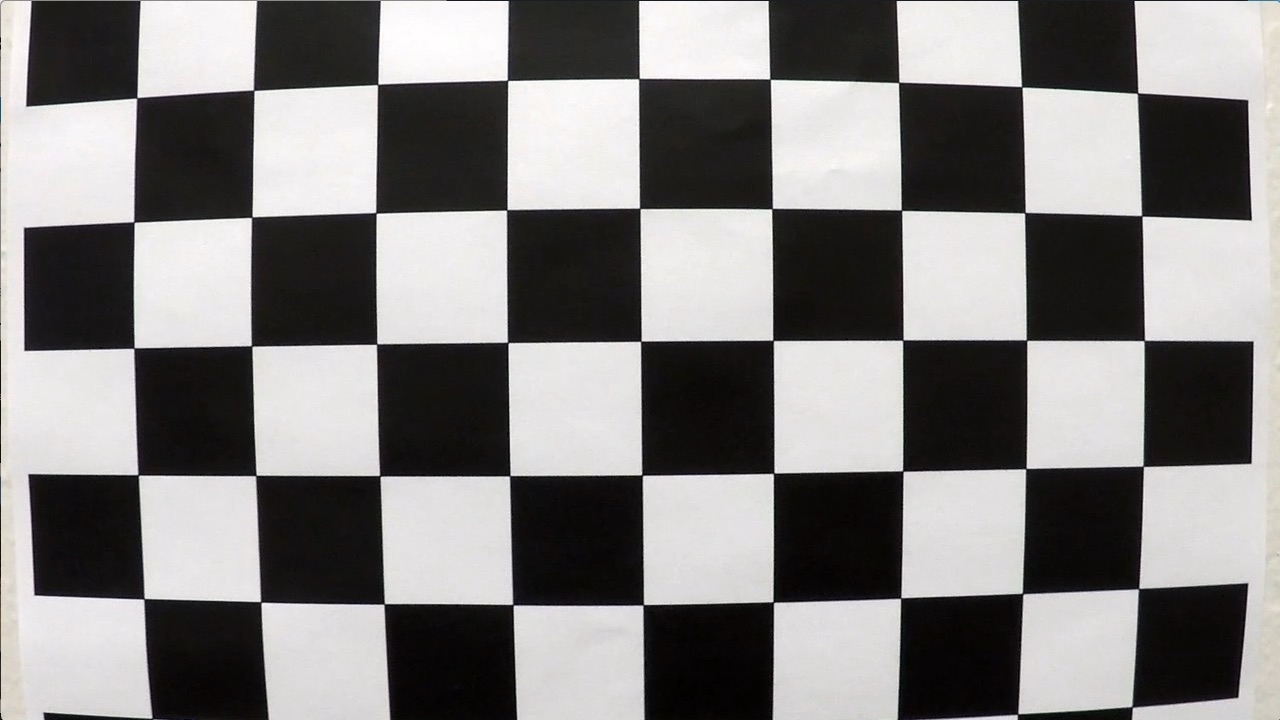
#> input picture camera_cal/calibration1.jpg, 1280 x 720 px; its folder holds 5 pictures in this run
$ python camera_calibration.py   (older library calls are emulated)
#> lines starting #> are read from the running program, lines starting #| are printed output that depends on the picture; after the words box and inside, x2 and y2 are one past the last pixel; in counts of white or black regions, pixels touching at a corner belong together
### helper_funcs.py
import os

import cv2
import matplotlib.pyplot as plt
import numpy as np


# Visualization helper function
def visualize_image_transformation(before_img, before_img_title, after_img, after_img_title):
    f, (ax1, ax2) = plt.subplots(1, 2, figsize=(20, 10))
    ax1.imshow(before_img)
    ax1.set_title(before_img_title, fontsize=20)
    ax2.imshow(after_img)
    ax2.set_title(after_img_title, fontsize=20)
    fig_path = "./examples/" + before_img_title.replace(" ", "_") + "_vs_" + after_img_title.replace(" ", "_") + ".jpg"
    plt.savefig(fig_path)


# [590 lines left out: functions abs_sobel_thresh, mag_threshold, dir_threshold, color_channel_threshold, select_color_threshold, apply_multiple_thresholds and 12 more, not called in this run]

### camera_calibration.py
import glob
import pickle

import cv2
import numpy as np

from helper_funcs import visualize_image_transformation

# Calibration points
nx = 9  # Number of inside corners in a row
ny = 6  # Number of inside corners in a column

# Prepare object points, like (0,0,0), (1,0,0), (2,0,0) ....,(6,5,0)
objp = np.zeros((nx * ny, 3), np.float32)
objp[:, :2] = np.mgrid[0:nx, 0:ny].T.reshape(-1, 2)

# Arrays to store object points and image points from all the images.
objpoints = []  # 3d points in real world space
imgpoints = []  # 2d points in image plane.

# Make a list of calibration images
images = glob.glob('camera_cal/calibration*.jpg')

# Step through the list and search for chessboard corners
for idx, fname in enumerate(images):
    img = cv2.imread(fname)
#> img is the input picture: shape (720, 1280, 3); mean B, G, R 127.8, 128.4, 130.1
    gray = cv2.cvtColor(img, cv2.COLOR_BGR2GRAY)

    # Find the chessboard corners
    ret, corners = cv2.findChessboardCorners(gray, (nx, ny), None)
#> ret = False; corners = None

    # If found, add object points, image points
    if ret == True:
        objpoints.append(objp)
        imgpoints.append(corners)

        # Draw and display the corners
        cv2.drawChessboardCorners(img, (nx, ny), corners, ret)
        cv2.imshow('img', img)
        cv2.waitKey(500)
#> pass 2 of the loop `for idx, fname in enumerate(images):`:
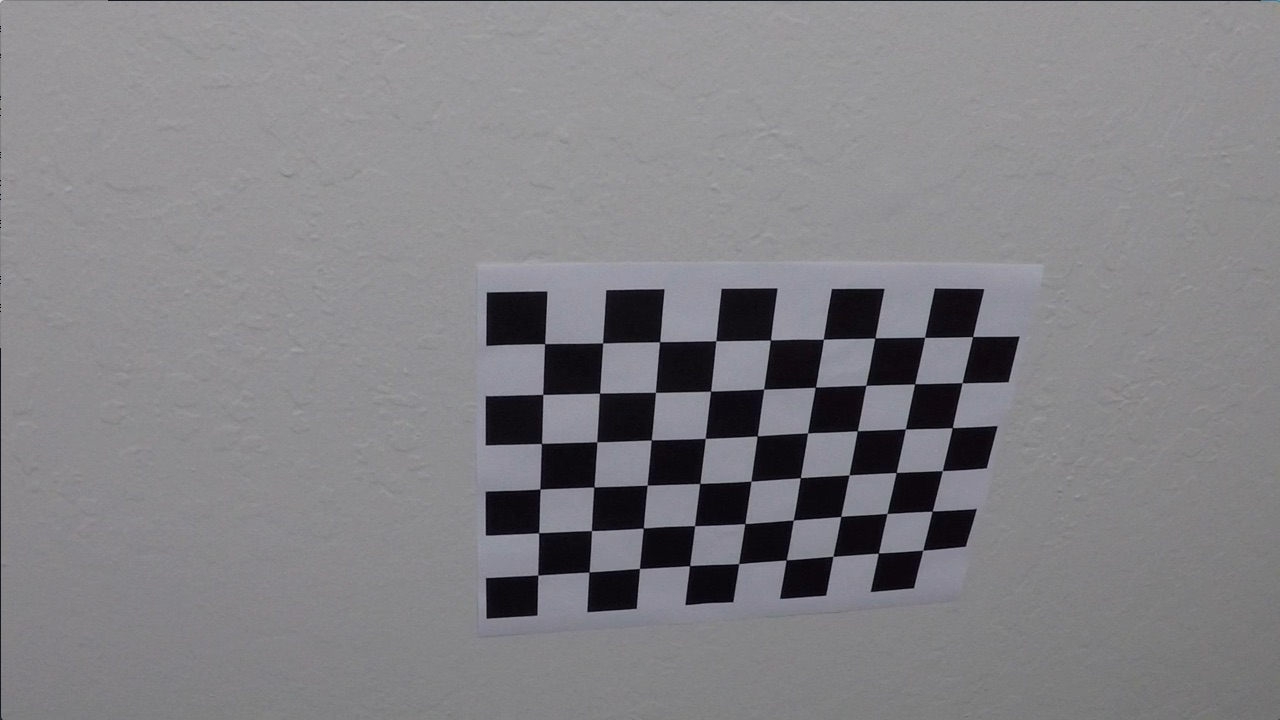
#> input picture camera_cal/calibration10.jpg, 1280 x 720 px
#> img is the input picture: shape (720, 1280, 3); mean B, G, R 133.1, 129.4, 130.2
#> ret = True; corners = 54 rows, first 8: [545.3, 343.1], [602.7, 342.8], [660.1, 341.3], [715.8, 340.7], [770.6, 340], [823.5, 339.2], [874.3, 338.5], [925.1, 337.4]
#> `cv2.drawChessboardCorners(img, (nx, ny), corners, ret)`:
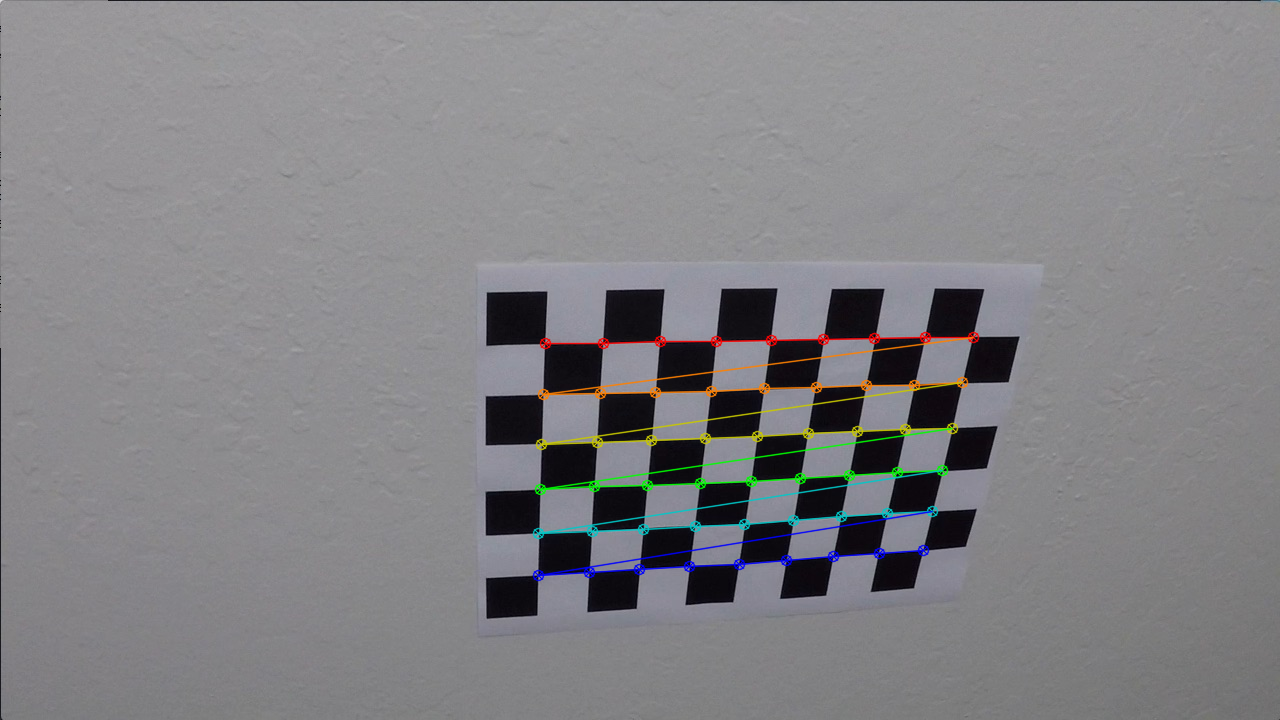
#> img: shape (720, 1280, 3); 1.91% of pixels changed, all inside (x1, y1, x2, y2) = (532, 331, 980, 582)
#> pass 3 of the loop `for idx, fname in enumerate(images):`:
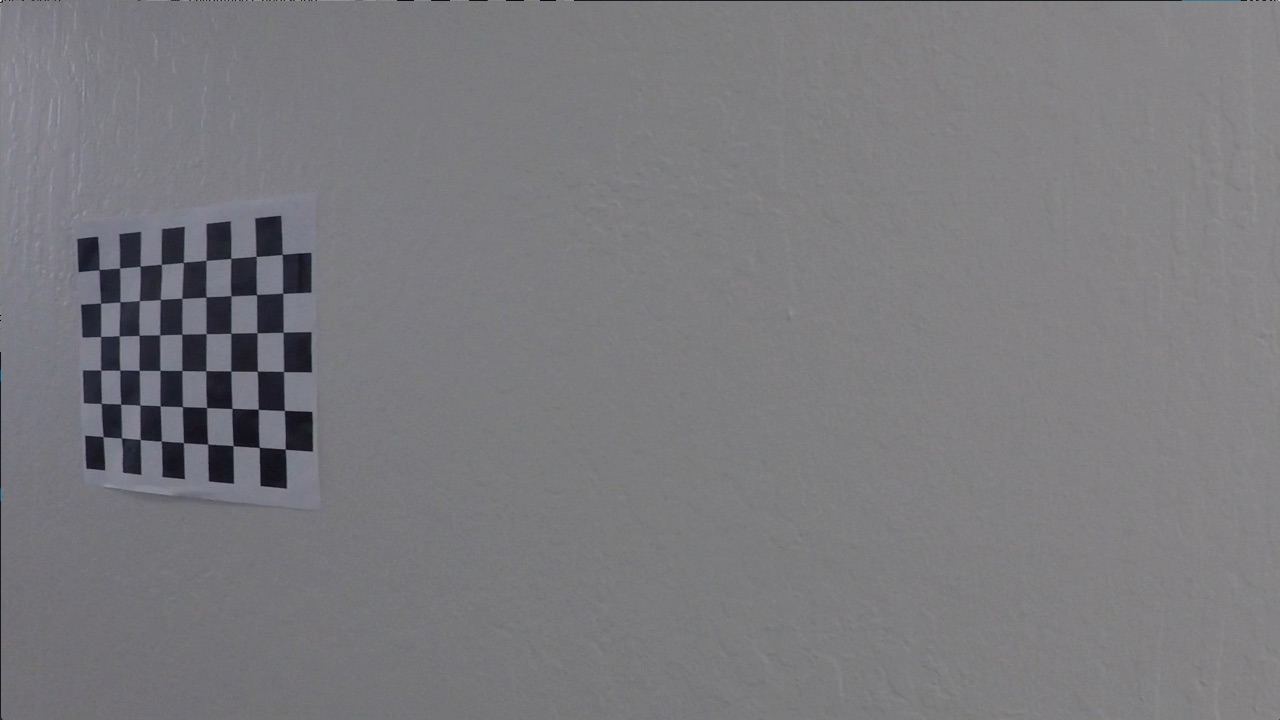
#> input picture camera_cal/calibration11.jpg, 1280 x 720 px
#> img is the input picture: shape (720, 1280, 3); mean B, G, R 125.2, 121.7, 122.2
#> corners = 54 rows, first 8: [99.22, 269.6], [119.6, 268], [140.1, 266.1], [161.3, 264.5], [183.3, 262.5], [206.1, 260.3], [230.7, 258.2], [256.2, 256.3]
#> `cv2.drawChessboardCorners(img, (nx, ny), corners, ret)`:
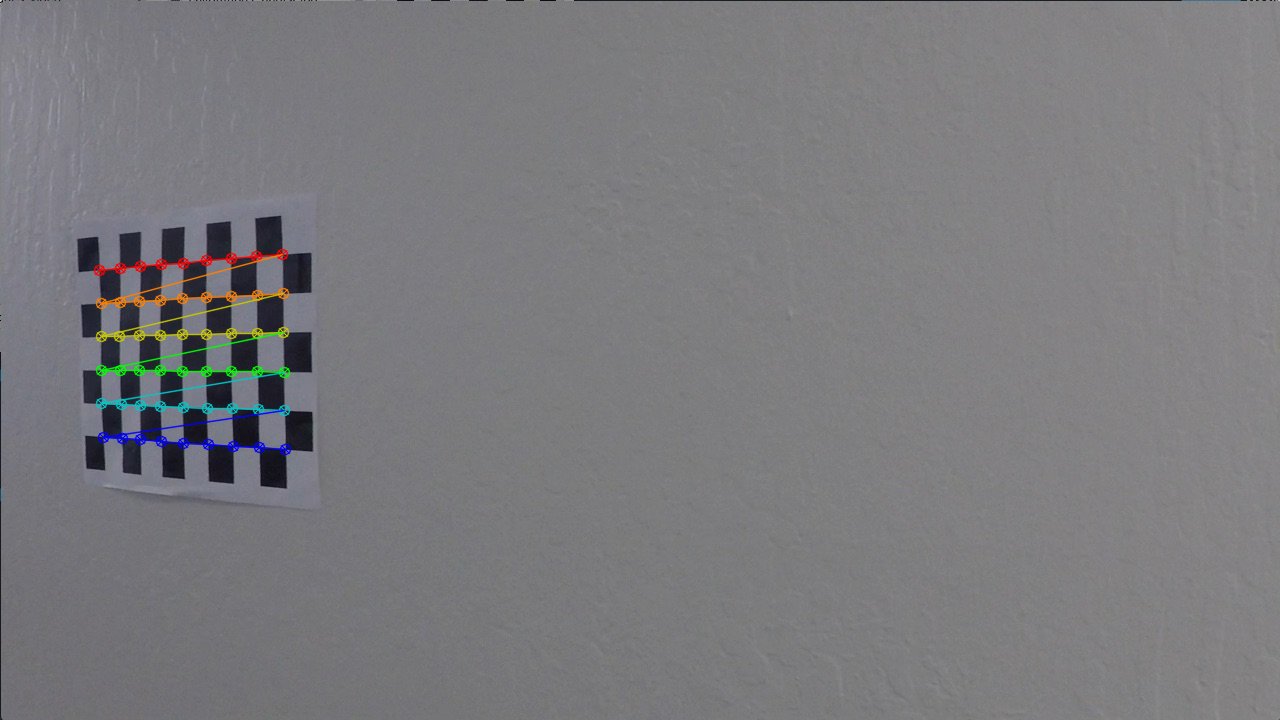
#> img: shape (720, 1280, 3); 1.11% of pixels changed, all inside (x1, y1, x2, y2) = (93, 248, 292, 456)
#> the loop made 5 passes; the first 3 are shown

cv2.destroyAllWindows()

# Test undistortion on one image
cal_img = cv2.imread('camera_cal/calibration1.jpg')
img_size = (cal_img.shape[1], cal_img.shape[0])
#> img_size = (1280, 720)

# Do calibration given object points and image points
ret, mtx, dist, rvecs, tvecs = cv2.calibrateCamera(objpoints, imgpoints, img_size, None, None)

undistorted_cal_img = cv2.undistort(cal_img, mtx, dist, None, mtx)
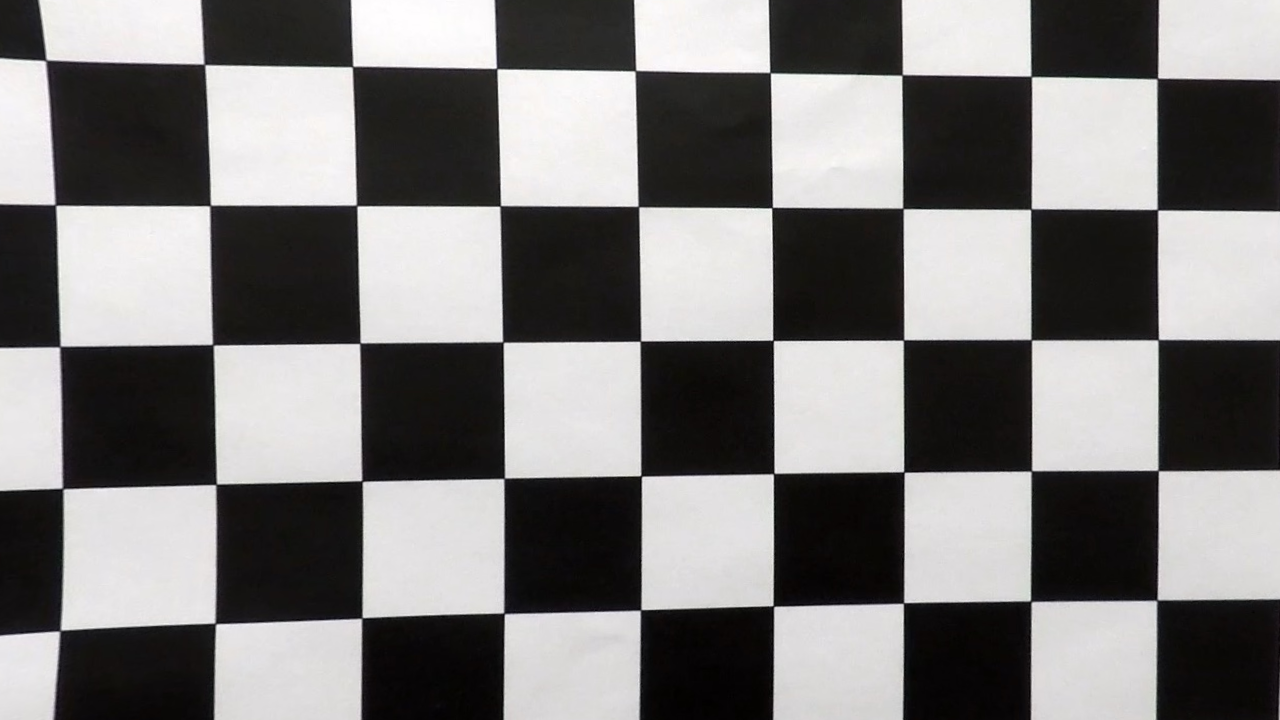
#> undistorted_cal_img: shape (720, 1280, 3); mean B, G, R 123.1, 123.5, 125.1
cv2.imwrite('calibration_wide/test_undist.jpg', undistorted_cal_img)

# Save the camera calibration result for later use (we won't worry about rvecs / tvecs)
dist_pickle = {}
dist_pickle["mtx"] = mtx
dist_pickle["dist"] = dist
pickle.dump(dist_pickle, open("calibration_data.p", "wb"))

# Visualize undistortion
visualize_image_transformation(
    before_img=cal_img, before_img_title='Original Chessboard Image',
    after_img=undistorted_cal_img, after_img_title='Undistorted Chessboard Image')
#> in visualize_image_transformation, `plt.savefig(fig_path)`:
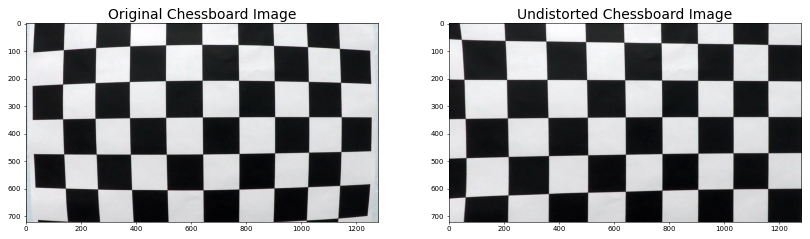
#> figure drawn by matplotlib, 2 panels; B, G, R data is drawn as R, G, B
